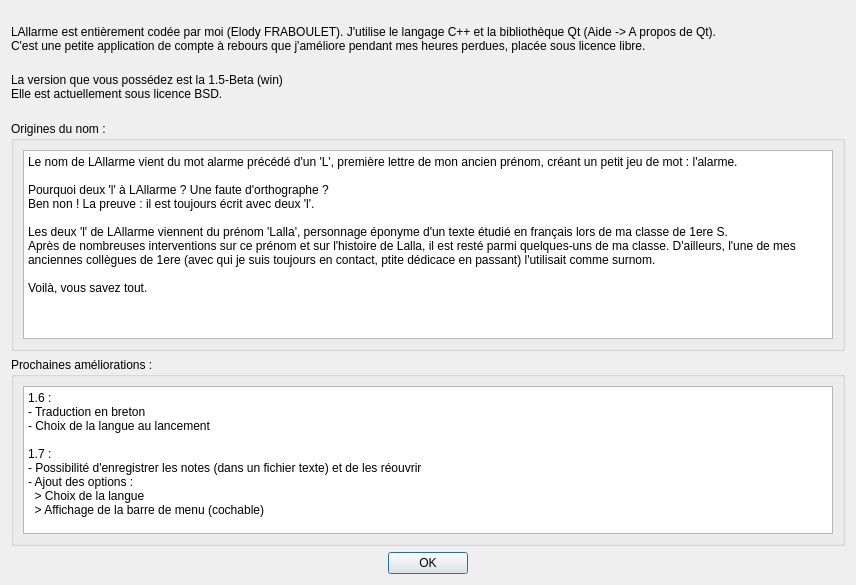
<?xml version="1.0" encoding="UTF-8"?>
<ui version="4.0">
 <class>AboutLAllarme</class>
 <widget class="QDialog" name="AboutLAllarme">
  <property name="geometry">
   <rect>
    <x>0</x>
    <y>0</y>
    <width>856</width>
    <height>585</height>
   </rect>
  </property>
  <property name="windowTitle">
   <string>A propos de LAllarme</string>
  </property>
  <layout class="QVBoxLayout" name="VLay_Main">
   <item>
    <widget class="QLabel" name="Lbl_Presentation">
     <property name="text">
      <string>
LAllarme est entièrement codée par moi (Elody FRABOULET). J'utilise le langage C++ et la bibliothèque Qt (Aide -&gt; A propos de Qt).
C'est une petite application de compte à rebours que j'améliore pendant mes heures perdues, placée sous licence libre.</string>
     </property>
    </widget>
   </item>
   <item>
    <widget class="QLabel" name="Lbl_Version">
     <property name="text">
      <string>
La version que vous possédez est la 1.5-Beta (win)
Elle est actuellement sous licence BSD.
</string>
     </property>
    </widget>
   </item>
   <item>
    <widget class="QGroupBox" name="GpBox_NameOrigins">
     <property name="title">
      <string>Origines du nom :</string>
     </property>
     <property name="flat">
      <bool>true</bool>
     </property>
     <layout class="QVBoxLayout" name="VLay_NameOrigins">
      <item>
       <widget class="QPlainTextEdit" name="TxtEdit_NameOrigins">
        <property name="maximumSize">
         <size>
          <width>16777215</width>
          <height>200</height>
         </size>
        </property>
        <property name="plainText">
         <string>Le nom de LAllarme vient du mot alarme précédé d'un 'L', première lettre de mon ancien prénom, créant un petit jeu de mot : l'alarme.

Pourquoi deux 'l' à LAllarme ? Une faute d'orthographe ?
Ben non ! La preuve : il est toujours écrit avec deux 'l'.

Les deux 'l' de LAllarme viennent du prénom 'Lalla', personnage éponyme d'un texte étudié en français lors de ma classe de 1ere S.
Après de nombreuses interventions sur ce prénom et sur l'histoire de Lalla, il est resté parmi quelques-uns de ma classe. D'ailleurs, l'une de mes anciennes collègues de 1ere (avec qui je suis toujours en contact, ptite dédicace en passant) l'utilisait comme surnom.

Voilà, vous savez tout.</string>
        </property>
       </widget>
      </item>
     </layout>
    </widget>
   </item>
   <item>
    <widget class="QGroupBox" name="GpBox_NextImprovs">
     <property name="title">
      <string>Prochaines améliorations :</string>
     </property>
     <property name="flat">
      <bool>true</bool>
     </property>
     <layout class="QVBoxLayout" name="VLay_NextImprovs">
      <item>
       <widget class="QPlainTextEdit" name="TxtEdit_NextImprovs">
        <property name="maximumSize">
         <size>
          <width>16777215</width>
          <height>150</height>
         </size>
        </property>
        <property name="plainText">
         <string>1.6 :
- Traduction en breton
- Choix de la langue au lancement

1.7 :
- Possibilité d'enregistrer les notes (dans un fichier texte) et de les réouvrir
- Ajout des options :
  &gt; Choix de la langue
  &gt; Affichage de la barre de menu (cochable)</string>
        </property>
       </widget>
      </item>
     </layout>
    </widget>
   </item>
   <item>
    <widget class="QDialogButtonBox" name="BtnBox">
     <property name="orientation">
      <enum>Qt::Horizontal</enum>
     </property>
     <property name="standardButtons">
      <set>QDialogButtonBox::Ok</set>
     </property>
     <property name="centerButtons">
      <bool>true</bool>
     </property>
    </widget>
   </item>
  </layout>
 </widget>
 <resources/>
 <connections>
  <connection>
   <sender>BtnBox</sender>
   <signal>accepted()</signal>
   <receiver>AboutLAllarme</receiver>
   <slot>accept()</slot>
   <hints>
    <hint type="sourcelabel">
     <x>248</x>
     <y>254</y>
    </hint>
    <hint type="destinationlabel">
     <x>157</x>
     <y>274</y>
    </hint>
   </hints>
  </connection>
  <connection>
   <sender>BtnBox</sender>
   <signal>rejected()</signal>
   <receiver>AboutLAllarme</receiver>
   <slot>reject()</slot>
   <hints>
    <hint type="sourcelabel">
     <x>316</x>
     <y>260</y>
    </hint>
    <hint type="destinationlabel">
     <x>286</x>
     <y>274</y>
    </hint>
   </hints>
  </connection>
 </connections>
</ui>
